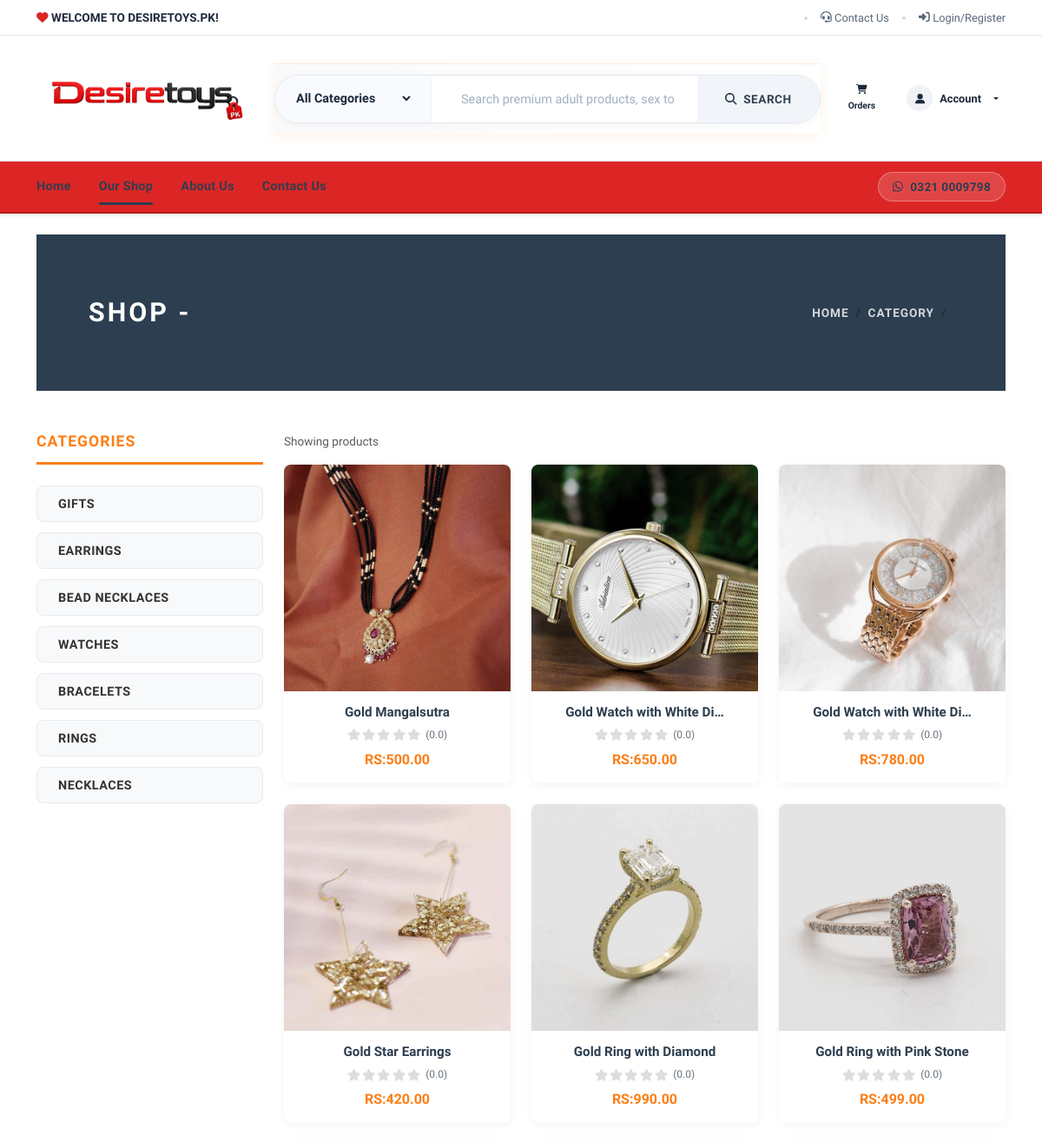
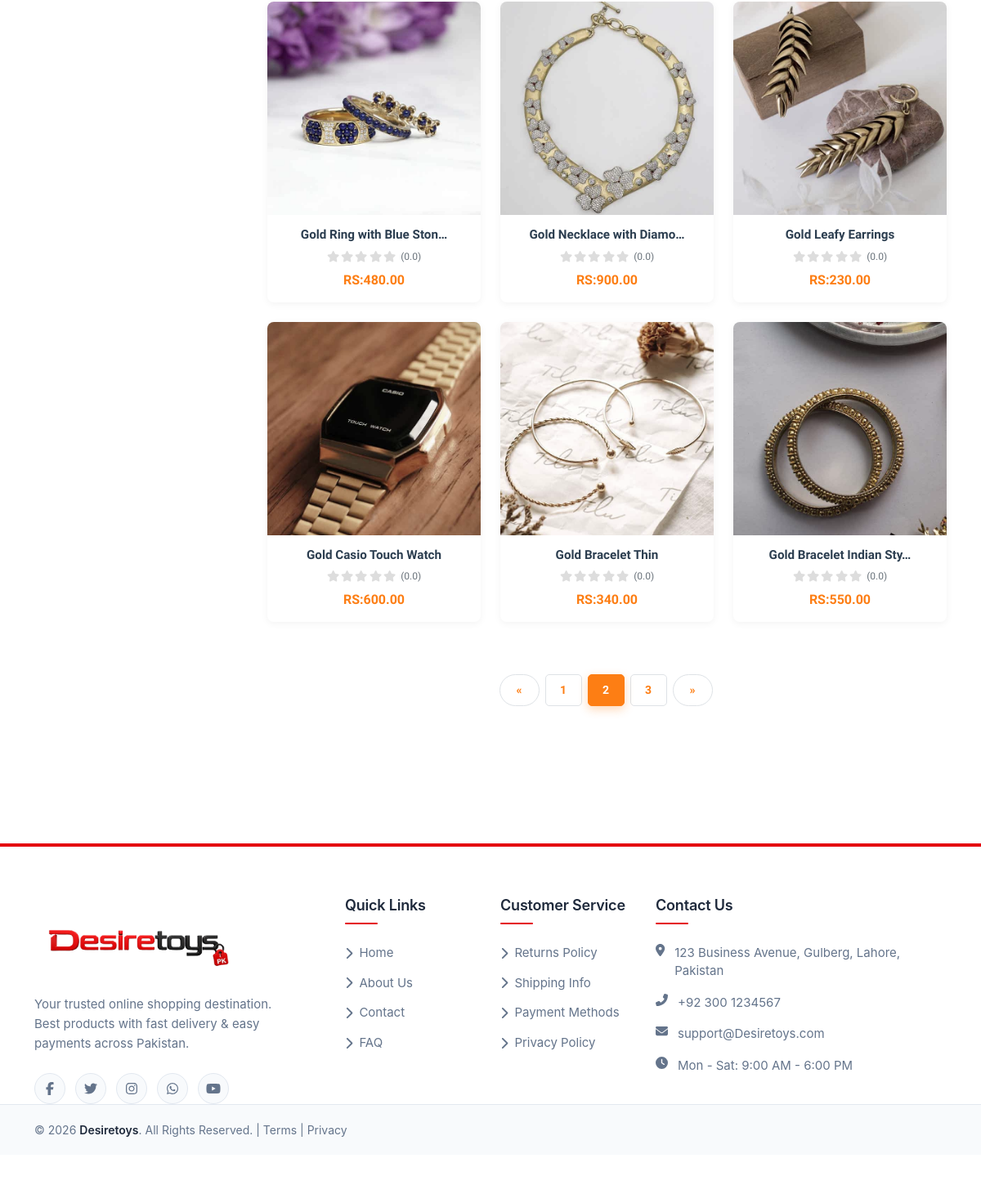
Screenshot of /shop/?page=2 with the database file from the repository (2 pictures, top to bottom).
### store/models.py (models this page shows, shortened)
class Category(models.Model):
    title = models.CharField(max_length=50, verbose_name="Category Title")
    slug = models.SlugField(max_length=55, verbose_name="Category Slug")
    description = models.TextField(blank=True, verbose_name="Category Description")
    category_image = models.ImageField(upload_to='category', blank=True, null=True)
    is_active = models.BooleanField(default=True)
    is_featured = models.BooleanField(default=False)
    created_at = models.DateTimeField(auto_now_add=True)
    updated_at = models.DateTimeField(auto_now=True)
    class Meta:
        verbose_name_plural = 'Categories'
        ordering = ('-created_at',)

class Product(models.Model):
    title = models.CharField(max_length=150)
    slug = models.SlugField(max_length=160)
    sku = models.CharField(max_length=255, unique=True)
    short_description = models.TextField()
    detail_description = RichTextField(blank=True, null=True)
    detail_description = RichTextUploadingField(blank=True, null=True)
    product_image = models.ImageField(upload_to='product', blank=True, null=True)
    brand = models.CharField(max_length=100, blank=True, null=True, verbose_name="Brand Name")
    sizes = models.TextField(blank=True, null=True, verbose_name="Available Sizes", help_text="Enter sizes separated by comma (e.g., S, M, L, XL or 36, 38, 40)")
    retail_price = models.DecimalField(max_digits=8, decimal_places=2, default=0, help_text="Retail/Marked-up price shown to customers")
    seller_price = models.DecimalField(max_digits=8, decimal_places=2, default=0, help_text="Actual selling price (base price for calculation)")
    price = models.DecimalField(max_digits=8, decimal_places=2, help_text="Display price (use seller_price for calculations)")
    rating = models.DecimalField(max_digits=3, decimal_places=1, default=0, help_text="Product rating from 0 to 5 stars")
    delivery_time = models.TextField(blank=True, null=True, verbose_name="Delivery Time Info", help_text="Estimated delivery time range (e.g., 2-3 working days)")
    refund_and_return_policy = models.TextField(blank=True, null=True, verbose_name="Refund & Return Policy", help_text="Information about return and refund policies")
    category = models.ForeignKey(Category, on_delete=models.CASCADE)
    is_active = models.BooleanField(default=True)
    is_featured = models.BooleanField(default=False)
    enable_facebook_share = models.BooleanField(default=True, verbose_name="Enable Facebook Share")
    enable_twitter_share = models.BooleanField(default=True, verbose_name="Enable Twitter/X Share")
    enable_pinterest_share = models.BooleanField(default=True, verbose_name="Enable Pinterest Share")
    enable_linkedin_share = models.BooleanField(default=True, verbose_name="Enable LinkedIn Share")
    created_at = models.DateTimeField(auto_now_add=True)
    updated_at = models.DateTimeField(auto_now=True)
    class Meta:
        verbose_name_plural = 'Products'
        ordering = ('-created_at',)
    def get_average_rating(self):
        approved_reviews = self.reviews.filter(approved=True)
        if approved_reviews.count() > 0:
            total = sum(review.rating for review in approved_reviews)
            return round(total / approved_reviews.count(), 1)
        return self.rating

### store/views.py (the view)
# urls.py: path('shop/', views.shop, name="shop"),
def shop(request):
    q = request.GET.get('q', '').strip()
    category_slug = request.GET.get('category', '').strip()
    categories = Category.objects.filter(is_active=True)
    products = Product.objects.filter(is_active=True)
    if category_slug:
        try:
            category = Category.objects.get(slug=category_slug)
            products = products.filter(category=category)
        except Category.DoesNotExist:
            category = None
    if q:
        products = products.filter(Q(title__icontains=q) | Q(short_description__icontains=q))
    paginator = Paginator(products, 12)
    page_number = request.GET.get('page')
    page_obj = paginator.get_page(page_number)
    context = {
        'products': page_obj,
        'categories': categories,
        'query': q,
        'selected_category': category_slug,
        'page_obj': page_obj,
    }
    if request.headers.get('x-requested-with') == 'XMLHttpRequest':
        html = render_to_string('store/_product_list.html', context, request=request)
        return HttpResponse(html)
    return render(request, 'store/shop.html', context)

### store/context_preprocessors.py (called while the page is built)
def store_menu(request):
    categories = Category.objects.filter(is_active=True)
    context = {
        'categories_menu': categories,
    }
    return context

def cart_menu(request):
    if request.user.is_authenticated:
        cart_items= Cart.objects.filter(user=request.user)
        context = {
            'cart_items': cart_items,
        }
    else:
        context = {}
    return context

### templates/store/shop.html (shortened to what this page needs)
{% extends 'base.html' %}
{% load static %}
{% block content %}
<br>
<div class="container">
  <section class="py-5 shop-hero">
    <div class="container">
      <div class="row px-4 px-lg-5 py-lg-4 align-items-center">
        <div class="col-lg-6">
          <h1 class="h2 text-uppercase mb-0">Shop - {{category.title}}</h1>
        </div>
        <div class="col-lg-6 text-lg-right">
          <nav aria-label="breadcrumb">
            <ol class="breadcrumb justify-content-lg-end mb-0 px-0">
              <li class="breadcrumb-item"><a href="{% url 'store:home' %}">Home</a></li>
              <li class="breadcrumb-item"><a href="{% url 'store:all-categories' %}">Category</a></li>
              <li class="breadcrumb-item active" aria-current="page">{{category.title}}</li>
            </ol>
          </nav>
        </div>
      </div>
    </div>
  </section>
  <section class="py-5">
    <div class="container p-0">
      <div class="row">
        <div class="col-lg-3 order-2 order-lg-1">
          <h5 class="text-uppercase mb-4 theme-sidebar-title">Categories</h5>
          {% if categories %}
            {% for cat in categories %}
              <a href="{% url 'store:category-products' cat.slug %}" class="category-link">
                <div class="py-2 px-4 mb-3 category-item {% if category.slug == cat.slug %}theme-category-active{% else %}theme-category{% endif %}">
                  <strong class="small text-uppercase font-weight-bold category-text">
                    {{cat.title}}
                  </strong>
                </div>
              </a>
            {% endfor %}
          {% endif %}
        </div>
        <div class="col-lg-9 order-1 order-lg-2 mb-5 mb-lg-0">
          <div class="row mb-3 align-items-center">
            <div class="col-lg-6 mb-2 mb-lg-0">
              <p class="text-small text-muted mb-0">Showing {{products.count}} product{% if products.count != 1 %}s{% endif %}</p>
            </div>
          </div>
          <div class="row">
            {% if products %}
              {% for product in products %}
                <div class="col-lg-4 col-sm-6 mb-4">
                  <div class="product">
                    <div class="product-image-wrapper">
                      <a href="{% url 'store:product-detail' product.slug %}">
                        {% if product.product_image %}
                          <img src="{{product.product_image.url}}" alt="{{product.title}}">
                        {% else %}
                          <img src="{% static 'img/product-1.jpg' %}" alt="{{product.title}}">
                        {% endif %}
                      </a>
                    </div>
                    <div class="product-info">
                      <h6 class="product-title">
                        <a href="{% url 'store:product-detail' product.slug %}">
                          {{product.title|truncatechars:25}}
                        </a>
                      </h6>
                      <div class="product-rating">
                        {% with avg_rating=product.get_average_rating %}
                          <div class="stars">
                            {% for i in "12345" %}
                              <i class="fas fa-star" style="color: {% if forloop.counter <= avg_rating %}#f39c12{% else %}#ddd{% endif %};"></i>
                            {% endfor %}
                          </div>
                          <span class="rating-text">({{ avg_rating|floatformat:1 }})</span>
                        {% endwith %}
                      </div>
                      <div class="product-price">
                        {% if product.old_price %}
                          <span class="old-price">RS:{{product.old_price}}</span>
                          <span class="current-price">RS:{{product.price}}</span>
                        {% else %}
                          <span class="current-price">RS:{{product.price}}</span>
                        {% endif %}
                      </div>
                    </div>
                  </div>
                </div>
              {% endfor %}
            {% endif %}
          </div>
          {% if products.has_other_pages %}
            <div class="row">
              <div class="col-12">
                <nav aria-label="Page navigation" class="mt-4">
                  <ul class="pagination justify-content-center">
                    {% if products.has_previous %}
                      <li class="page-item">
                        <a class="page-link" href="?page={{ products.previous_page_number }}" aria-label="Previous">
                          <span aria-hidden="true">&laquo;</span>
                        </a>
                      </li>
                    {% endif %}
                    {% for num in products.paginator.page_range %}
                      {% if products.number == num %}
                        <li class="page-item active">
                          <span class="page-link">{{ num }}</span>
                        </li>
                      {% else %}
                        <li class="page-item">
                          <a class="page-link" href="?page={{ num }}">{{ num }}</a>
                        </li>
                      {% endif %}
                    {% endfor %}
                    {% if products.has_next %}
                      <li class="page-item">
                        <a class="page-link" href="?page={{ products.next_page_number }}" aria-label="Next">
                          <span aria-hidden="true">&raquo;</span>
                        </a>
                      </li>
                    {% endif %}
                  </ul>
                </nav>
              </div>
            </div>
          {% endif %}
        </div>
      </div>
    </div>
  </section>
</div>
<link rel="stylesheet" href="https://cdnjs.cloudflare.com/ajax/libs/font-awesome/6.0.0/css/all.min.css">
{% endblock content %}

### ssebowa_store/static/css/style.default.css (style rules this page uses)
.text-small { font-size: 0.85rem !important; }
strong { font-weight: 700; }
.category-item { display: block; position: relative; color: #343a40; transition: all 0.3s; }
.product img { -webkit-filter: grayscale(40%); filter: grayscale(40%); transition: all 0.3s; }
.text-uppercase { text-transform: uppercase; letter-spacing: 0.1em; }
body { font-family: "Libre Franklin", sans-serif; font-size: 1rem; font-weight: 400; line-height: 1.5; color: #111111; background-color: #fff; }
a { color: #dcb14a; text-decoration: none; }
h1, h2, h3, h4, h5, h6, .h1, .h2, .h3, .h4, .h5, .h6 { margin-bottom: 0.5rem; font-family: inherit; font-weight: 900; line-height: 1.2; color: inherit; }
h1, .h1 { font-size: 2.2rem; }
h2, .h2 { font-size: 1.9rem; }
h5, .h5 { font-size: 1.15rem; }
h6, .h6 { font-size: 1rem; }
small, .small { font-size: 80%; font-weight: 400; }
.page-item:first-child .page-link { border-top-left-radius: 0; border-bottom-left-radius: 0; }
.page-item:last-child .page-link { border-top-right-radius: 0; border-bottom-right-radius: 0; }
.page-item.active .page-link { color: #fff; background-color: #111111; border-color: #111111; }
.page-link { padding: 0.5rem 0.75rem; line-height: 1.25; color: #111111; background-color: none; border: 1px solid #eee; margin: 0.2rem; transition: all 0.3s; }
.breadcrumb { background: #f8f9fa; }
.breadcrumb-item { font-size: 0.85rem; text-transform: uppercase; letter-spacing: 0.07em; font-weight: 900; color: #111111; }
.breadcrumb-item a { color: inherit; transition: all 0.3s; }
.breadcrumb-item.active { color: #aaa; }

### templates/base.html (style rules this page uses)
:root { --primary-color: #fd7e14; --primary-light: #ff9b4c; --primary-dark: #e56700; }
.pagination { margin-top: 40px; margin-bottom: 40px; gap: 5px; }
.page-link { color: var(--primary-color); background-color: #fff; border: 2px solid #e8e8e8; padding: 10px 16px; margin: 0 2px; border-radius: 25px !important; font-weight: 600; font-size: 14px; transition: all 0.3s ease; display: flex; align-items: center; justify-content: center; min-width: 45px; }
.page-item.active .page-link { background: linear-gradient(135deg, var(--primary-color), var(--primary-light)); border-color: var(--primary-color); color: #fff; box-shadow: 0 4px 12px rgba(253, 126, 20, 0.3); }
.page-item:first-child .page-link, .page-item:last-child .page-link { border-radius: 25px !important; padding: 10px 20px; }

### templates/navbar.html (style rules this page uses)
:root { --brand-red: #dc2626; --brand-dark-red: #b91c1c; --brand-light-red: #fef2f2; --border-light: #eef2f6; --text-dark: #1a1f2c; --text-muted: #6c7a8e; --shadow-sm: 0 2px 12px rgba(0, 0, 0, 0.04); --shadow-md: 0 8px 28px rgba(0, 0, 0, 0.08); --transition: all 0.25s cubic-bezier(0.4, 0, 0.2, 1); --whatsapp-green: #25D366; --whatsapp-dark: #075e54; --nav-text-color: #2c3e50; }

### templates/footer.html (style rules this page uses)
:root { --brand-primary: #E4000E; --brand-dark: #E4000E; --brand-light: #E4000E; --brand-soft: #eff6ff; --text-dark: #1e293b; --text-muted: #64748b; --text-light: #94a3b8; --border-light: #e2e8f0; --bg-white: #ffffff; --bg-offwhite: #f8fafc; --shadow-sm: 0 1px 2px 0 rgb(0 0 0 / 0.05); --shadow-md: 0 4px 6px -1px rgb(0 0 0 / 0.1), 0 2px 4px -2px rgb(0 0 0 / 0.1); --shadow-lg: 0 10px 15px -3px rgb(0 0 0 / 0.1), 0 4px 6px -4px rgb(0 0 0 / 0.1); }
html { scroll-behavior: smooth; }

### rows the page displays
Category: title "GIFTS"
Category: title "EARRINGS"
Category: title "BEAD NECKLACES"
Category: title "WATCHES"
Category: title "BRACELETS"
Category: title "RINGS"
Category: title "NECKLACES"
Product: product_image (picture), title "Gold Mangalsutra", get_average_rating "0.0", price "500.00"
Product: product_image (picture), title "Gold Watch with White Di…", get_average_rating "0.0", price "650.00"
Product: product_image (picture), title "Gold Watch with White Di…", get_average_rating "0.0", price "780.00"
Product: product_image (picture), title "Gold Star Earrings", get_average_rating "0.0", price "420.00"
Product: product_image (picture), title "Gold Ring with Diamond", get_average_rating "0.0", price "990.00"
Product: product_image (picture), title "Gold Ring with Pink Stone", get_average_rating "0.0", price "499.00"
Product: product_image (picture), title "Gold Ring with Blue Ston…", get_average_rating "0.0", price "480.00"
Product: product_image (picture), title "Gold Necklace with Diamo…", get_average_rating "0.0", price "900.00"
Product: product_image (picture), title "Gold Leafy Earrings", get_average_rating "0.0", price "230.00"
Product: product_image (picture), title "Gold Casio Touch Watch", get_average_rating "0.0", price "600.00"
Product: product_image (picture), title "Gold Bracelet Thin", get_average_rating "0.0", price "340.00"
Product: product_image (picture), title "Gold Bracelet Indian Sty…", get_average_rating "0.0", price "550.00"

### other values shown
{{ num }} "1" "3"
{{ num }} "2"
